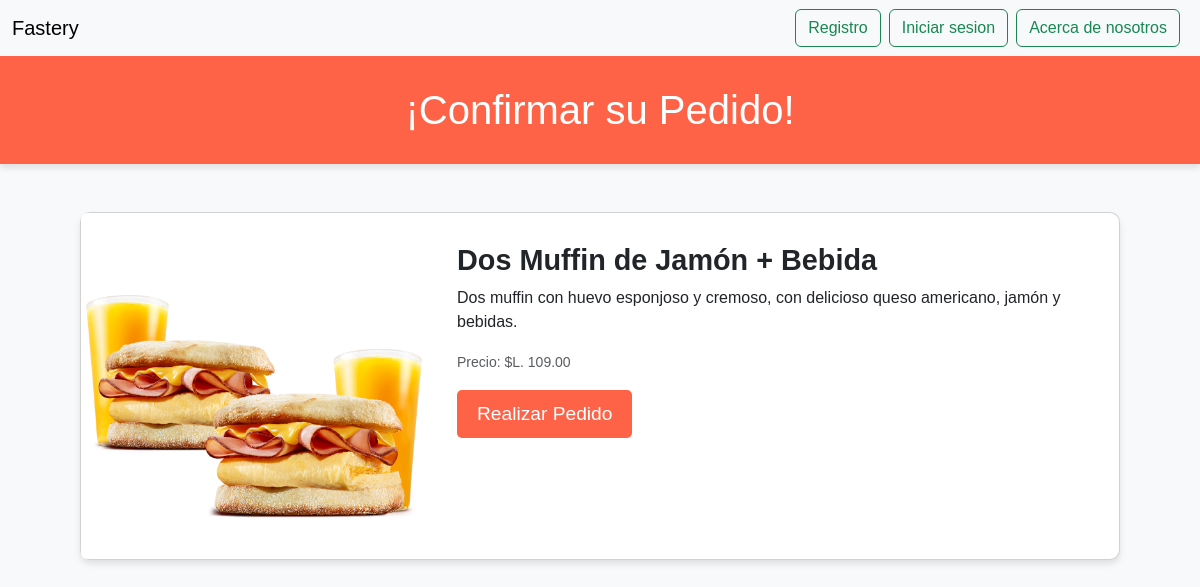
The app's page /pedido/25 with its own data.
### servicio/models.py (models this page shows, shortened)
class Plato(models.Model):
    name = models.CharField(max_length=55)
    nombre_restaurant = models.CharField(max_length=55)
    detail = models.TextField(max_length=200)
    valor = models.CharField(max_length=20)
    imagen_plato = models.ImageField(upload_to='platos', null=True)

### servicio/views.py (the view)
# urls.py: path("pedido/<int:id>",servicio.pedido, name='pedido'),
def pedido(request,id):
    orden = Plato.objects.filter(id=id).get()
    return render(request,"confirmar_pedido.html",{"orden":orden})

### servicio/templates/confirmar_pedido.html (shortened to what this page needs)
<!DOCTYPE html>
<html lang="es">
<head>
     {% extends 'Base.html' %}
    {% block content %}
</head>
<body>
    <div class="header">
        <h1>¡Confirmar su Pedido!</h1>
    </div>
    <div class="container my-5">
        <div class="card mb-3" style="max-width: 1040px; margin: auto;">
            <div class="row g-0">
                <div class="col-md-4">
                    <img src="{{orden.imagen_plato.url}}" class="img-fluid rounded-start" alt="Imagen del platillo">
                </div>
                <div class="col-md-8">
                    <div class="card-body">
                        <h5 class="card-title">{{orden.name}}</h5>
                        <p class="card-text">{{orden.detail}}</p>
                        <p class="card-text"><small class="text-muted">Precio: ${{orden.valor}}</small></p>
                        <button type="button" class="btn btn-danger" onclick="window.location.href='{% url 'datos' orden.id %}'">Realizar Pedido</button>
                    </div>
                </div>
            </div>
        </div>
    </div>
{% endblock %}

### servicio/templates/confirmar_pedido.html (style rules this page uses)
body { font-family: 'Arial', sans-serif; background-color: #f8f9fa; color: #333; }
.header { background-color: #ff6347; color: white; text-align: center; padding: 30px 0; margin-bottom: 40px; box-shadow: 0 4px 6px rgba(0, 0, 0, 0.1); }
.header h1 { margin: 0; font-size: 2.5em; }
.card-body { padding: 30px; }
.card-title { font-size: 1.8em; font-weight: bold; }
.btn-danger { background-color: #ff6347; color: white; border: none; padding: 10px 20px; font-size: 1.2em; border-radius: 5px; transition: background-color 0.3s; }
.card { border-radius: 10px; box-shadow: 0 4px 6px rgba(0, 0, 0, 0.1); }
.img-fluid { border-radius: 10px; }

### records on screen
Plato: imagen_plato (picture), name "Dos Muffin de Jamón + Bebida", detail "Dos muffin con huevo esponjoso y cremoso, con delicioso queso americano, jamón y bebidas.", valor "L. 109.00"
